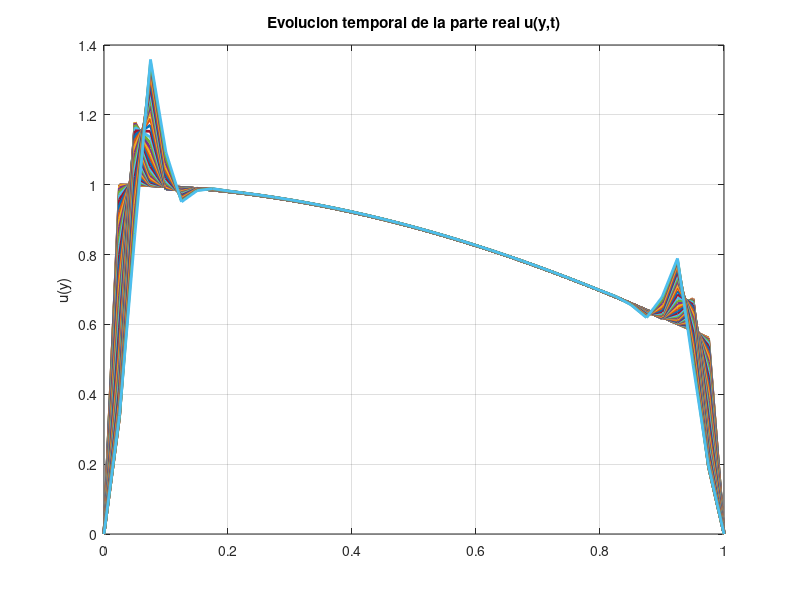
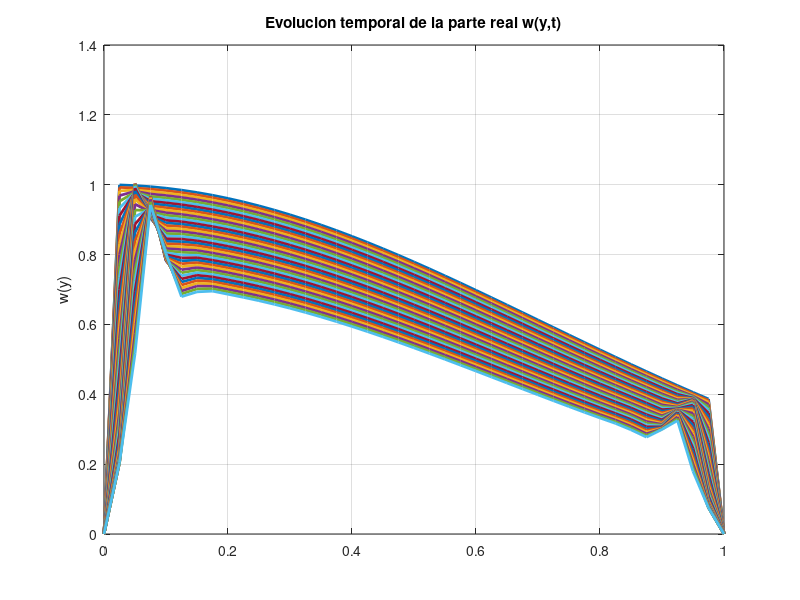
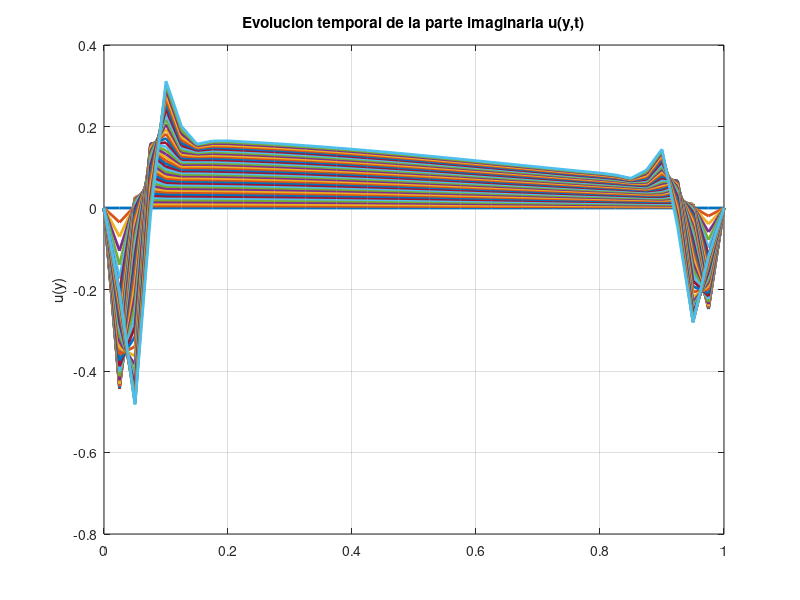
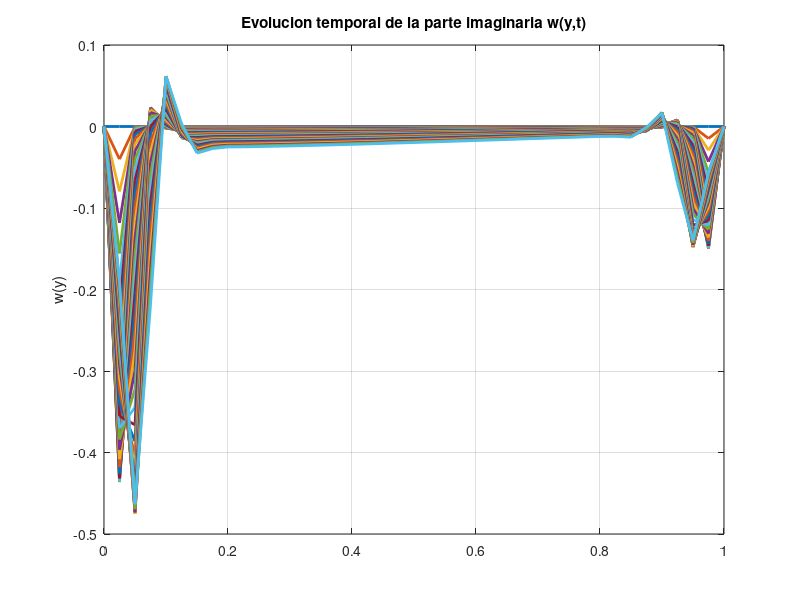

Here is the MATLAB script that generated these plots, in order:
% Tercer Parcial
% Punto 3
clear all; close all; clc;
numy=41;numt=41;dy=1/(numy-1);dt=0.001;y=0:dy:1;
iimag = sqrt(-1);
a1 = 5; a2 = 7*iimag;

u=zeros(numy,numt);
w=zeros(numy,numt);

u(1,1)=0; u(numy,1)=0;
w(1,1)=0; w(numy,1)=0;

for i=2:numy-1;
u(i,1)= cos(y(i)); %Condicion temporal
w(i,1)= exp(-y(i)^2); %Condicion temporal
endfor
t(1) = 0;

for j=1:numt
t(j+1)=t(j)+dt;
for i=2:numy-1
u(i,j+1)=u(i,j)-((dt/iimag)*(a1*w(i,j) + (u(i+1,j) - 2*u(i,j) + u(i-1,j))/dy));
w(i,j+1)=w(i,j)-((dt/iimag)*(a2*u(i,j) + (w(i+1,j) - 2*w(i,j) + w(i-1,j))/dy));
endfor
endfor
%%%%%%%%
figure(1);clf;
for k=1:numt
plot(y,real(u(:,k)),'linewidth',2);
grid on; hold on; title('Evolucion temporal de la parte real u(y,t)');
ylabel('y');ylabel('u(y)');
drawnow
endfor
print -dpng ureal.png;
figure(2);clf;
for k=1:numt
plot(y,real(w(:,k)),'linewidth',2);
grid on; hold on; title('Evolucion temporal de la parte real w(y,t)');
ylabel('y');ylabel('w(y)');
drawnow
endfor
print -dpng wreal.png;
figure(3);clf;
for k=1:numt
plot(y,imag(u(:,k)),'linewidth',2);
grid on; hold on; title('Evolucion temporal de la parte imaginaria u(y,t)');
ylabel('y');ylabel('u(y)');
drawnow
endfor
print -dpng uimg.png;
figure(4);clf;
for k=1:numt
plot(y,imag(w(:,k)),'linewidth',2);
grid on; hold on; title('Evolucion temporal de la parte imaginaria w(y,t)');
ylabel('y');ylabel('w(y)');
drawnow
endfor
print -dpng wimg.png;
figure(5);clf;
[Y,T]=meshgrid(y,t);
colormap jet;
surf(Y,T,real(u'));ylabel('y');ylabel('t');
zlabel('Parte real u(y,t)'); view(330,30);
print -dpng ureal2.png;
figure(6);clf;
colormap jet;
surf(Y,T,real(w'));ylabel('y');ylabel('t');
zlabel('Parte real w(y,t)'); view(330,30);
print -dpng wreal2.png;
figure(7);clf;
colormap winter;
surf(Y,T,imag(u'));ylabel('y');ylabel('t');
zlabel('Parte imaginaria de u(y,t)'); view(330,30);
print -dpng uimg2.png;
figure(8);clf;
colormap winter;
surf(Y,T,imag(w'));ylabel('y');ylabel('t');
zlabel('Parte imaginaria de w(y,t)'); view(330,30);
print -dpng wimg2.png;
